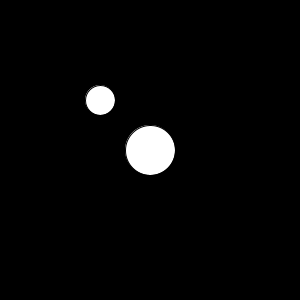
Frame 1 (no input)
Frame 60 (the mouse pressed at the canvas centre just before this capture): identical to frame 1, image omitted
Frame 120 (the mouse held since frame 60 and released just before this capture): identical to frame 1, image omitted

The Processing sketch that drew this single still picture (run headless with seeded random() and noise(); from frame 60 on, the mouse is pressed at the canvas centre):

// Processing sketch: tut05_01
// ── tut05_01.pde
Circle c;
Circle l;
void setup()
{
  size(300, 300);
  c = new Circle();
  c.setX(100);
  c.setY(100);
  c.setRadius(30);
  l = new Circle(width/2, height/2, 50);
  println(c);
  println(l.toString());
}

void draw()
{
  background(0, 0, 0);
  c.display();
  l.display();
}
// ── Circle.pde
public class Circle
{
  private int x;
  private int y;
  private int radius;

  public Circle()
  {
    x=0;
    y=0;
    radius=20;
  }
  public Circle(int x, int y, int radius)
  {
    this.x=x;
    this.y=y;
    this.radius=radius;
  }
  public void display()
  {
    ellipse(x, y, radius, radius);
  }

  public int getRadius()
  {
    return radius;
  }

  public double getArea()  
  {
    return radius*radius*Math.PI;
  }
  public int getX()
  {
    return x;
  }
  public int getY()
  {
    return y;
  }
  public void setX(int x)
  {
    this.x=x;
  }
  public void setY(int y)
  {
    this.y=y;
  }
  public void setRadius(int radius)
  {
    this.radius=radius;
  }
  public String toString()
  {
    return "Circle: X= " + getX() + "; Y= " + getY() + "; Radius= " + getRadius() +";";
  }
}
